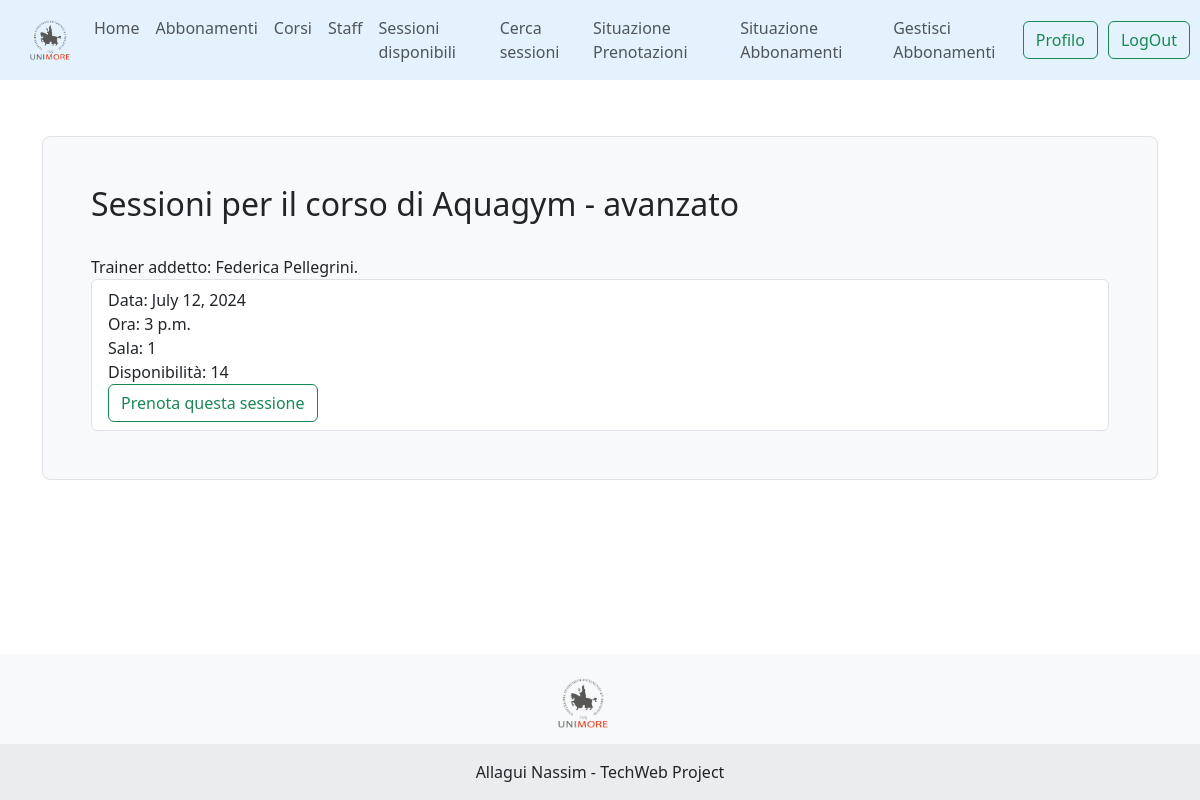
Page /unimoregym/corso/C014/sessioni/ (signed in) on the committed database.
### unimoregym/models.py (models this page shows, shortened)
class Corso(models.Model):
    idcorso = models.CharField(max_length=255, primary_key=True)
    nome = models.CharField(max_length=255)
    categoria = models.CharField(max_length=255, default="")
    descrizione = models.TextField()
    durata = models.IntegerField(default=60, help_text="Durata in minuti")
    fk_trainer = models.ForeignKey(Trainer, on_delete=models.CASCADE, null=True, blank=True)
    valutazione_media = models.FloatField(default=0)
    class Meta:
        verbose_name_plural = "Corsi"

class Trainer(models.Model):
    id = models.AutoField(primary_key=True)
    nome = models.CharField(max_length=255)
    cognome = models.CharField(max_length=255)
    descrizione = models.TextField()
    def __str__(self):
        out = self.nome + " " + self.cognome + ". "
        return out
    class Meta:
        verbose_name_plural = "Trainers"

class SessioneCorso(models.Model):
    idSessione = models.AutoField(primary_key=True)
    ora = models.TimeField()
    data = models.DateField()
    sala_corso = models.IntegerField()
    disponibilita = models.IntegerField(default=30)
    fk_corso = models.ForeignKey(Corso, on_delete=models.CASCADE)

### unimoregym/views.py (the view, shortened to what this page needs)
# urls.py: path('corso/<str:corso_id>/sessioni/', sessioni_corso, name='sessioni_corso'),
@login_required #MOSTRA LE SESSIONI DI UN CORSO SOLO
def sessioni_corso(request, corso_id): #VIEW PER LA PRENOTAZIONE DELLA SESSIONE PER UN DETERMINATO CORSO
    corso = get_object_or_404(Corso, pk=corso_id)
    user = request.user
    prenotate = PrenotazioneUtenteCorso.objects.filter(fk_utente=user).values_list('fk_sessione_id', flat=True)
    today = timezone.now().date()
    sessioni = SessioneCorso.objects.filter(fk_corso=corso, data__gte=today).exclude(idSessione__in=prenotate).order_by('data', 'ora')
    ctx = {'corso': corso, 'sessioni': sessioni}
    return render(request, 'gym/detail_corso.html', ctx)

### unimoregym/templates/gym/detail_corso.html (shortened to what this page needs)
{% extends 'base_page.html' %}
{% load static %}
{% block content %}
    <div class="h-200 p-5 bg-light border rounded-3">
    <h2>Sessioni per il corso di {{ corso.nome }}</h2> <br>
    Trainer addetto: {{ corso.fk_trainer }}
      <ul class="list-group">
    {% for sessione in sessioni %}
      <li class="list-group-item">
        Data: {{ sessione.data }}<br>
        Ora: {{ sessione.ora }}<br>
        Sala: {{ sessione.sala_corso }}<br>
        Disponibilità: {{ sessione.disponibilita }}<br>
        <form method="post">
          <button type="submit" class="btn btn-outline-success">Prenota questa sessione</button>
        </form>
      </li>
        {% empty %}
        <li class="list-group-item">
        Non ci sono sessioni di {{ corso.nome }} prenotabili nel prossimo periodo.
        </li>
    {% endfor %}
  </ul>    </div>
{% endblock %}

### templates/base_page.html (style rules this page uses)
body, html { height: 100%; }

### rows in the picture
Corso: nome "Aquagym - avanzato", fk_trainer "Federica Pellegrini."
SessioneCorso: data "July 12, 2024", ora "3 p.m.", sala_corso "1", disponibilita "14"
